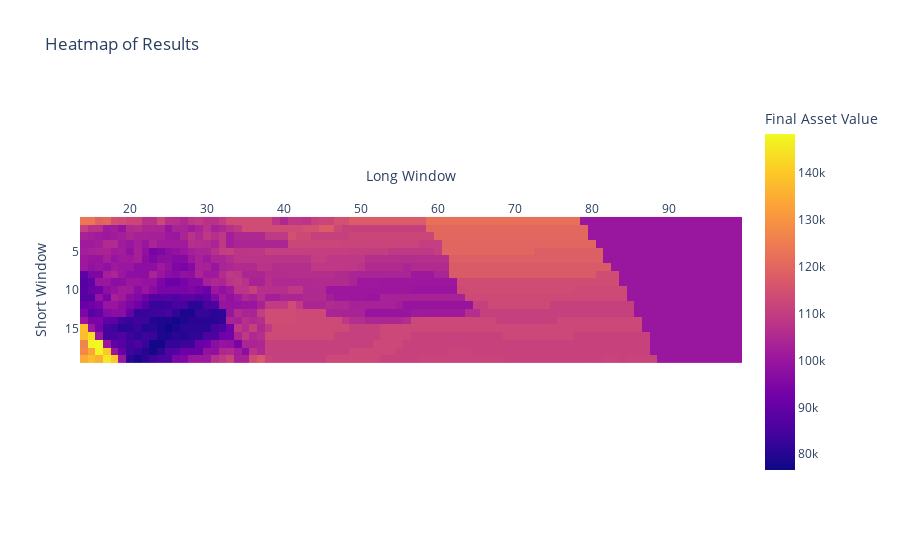

Notebook code for this chart:
### Code cell
# Day freq
analyze_and_visualize(results_df)

### Figure 1 — Plotly figure (JSON) as saved in the notebook; plotly's stock layout.template omitted (floating-point values rounded to 4 significant figures; data arrays with more than 128 entries replaced by an {"elided": "..."} marker saying what was removed)
{"data": [{"coloraxis": "coloraxis", "hovertemplate": "Long Window: %{x}<br>Short Window: %{y}<br>Final Asset Value: %{z}<extra></extra>", "name": "0", "type": "heatmap", "x": [14, 15, 16, 17, 18, 19, 20, 21, 22, 23, 24, 25, 26, 27, 28, 29, 30, 31, 32, 33, 34, 35, 36, 37, 38, 39, 40, 41, 42, 43, 44, 45, 46, 47, 48, 49, 50, 51, 52, 53, 54, 55, 56, 57, 58, 59, 60, 61, 62, 63, 64, 65, 66, 67, 68, 69, 70, 71, 72, 73, 74, 75, 76, 77, 78, 79, 80, 81, 82, 83, 84, 85, 86, 87, 88, 89, 90, 91, 92, 93, 94, 95, 96, 97, 98, 99], "xaxis": "x", "y": [1, 2, 3, 4, 5, 6, 7, 8, 9, 10, 11, 12, 13, 14, 15, 16, 17, 18, 19], "yaxis": "y", "z": {"elided": "19x86 float values"}}], "layout": {"coloraxis": {"colorbar": {"title": {"text": "Final Asset Value"}}, "colorscale": [[0, "#0d0887"], [0.1111, "#46039f"], [0.2222, "#7201a8"], [0.3333, "#9c179e"], [0.4444, "#bd3786"], [0.5556, "#d8576b"], [0.6667, "#ed7953"], [0.7778, "#fb9f3a"], [0.8889, "#fdca26"], [1, "#f0f921"]]}, "title": {"text": "Heatmap of Results"}, "xaxis": {"anchor": "y", "constrain": "domain", "domain": [0, 1], "scaleanchor": "y", "side": "top", "title": {"text": "Long Window"}}, "yaxis": {"anchor": "x", "autorange": "reversed", "constrain": "domain", "domain": [0, 1], "title": {"text": "Short Window"}}}}
